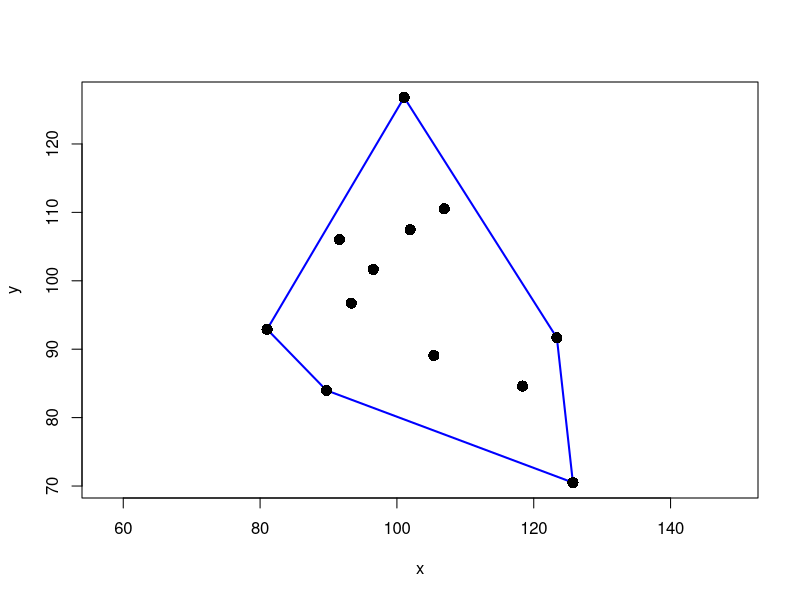
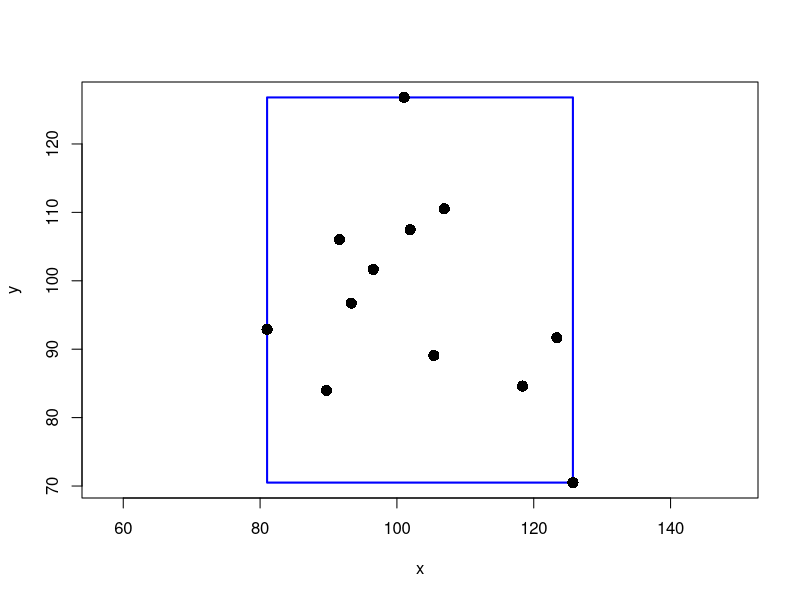
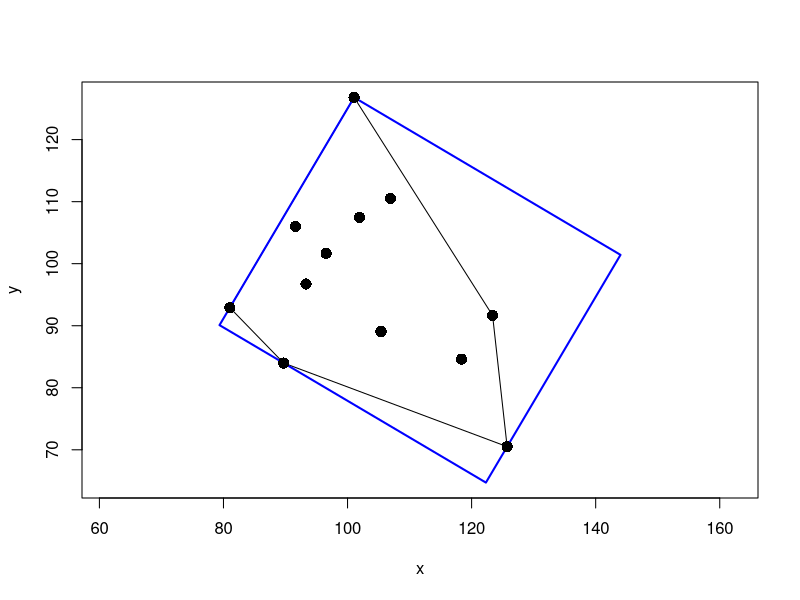
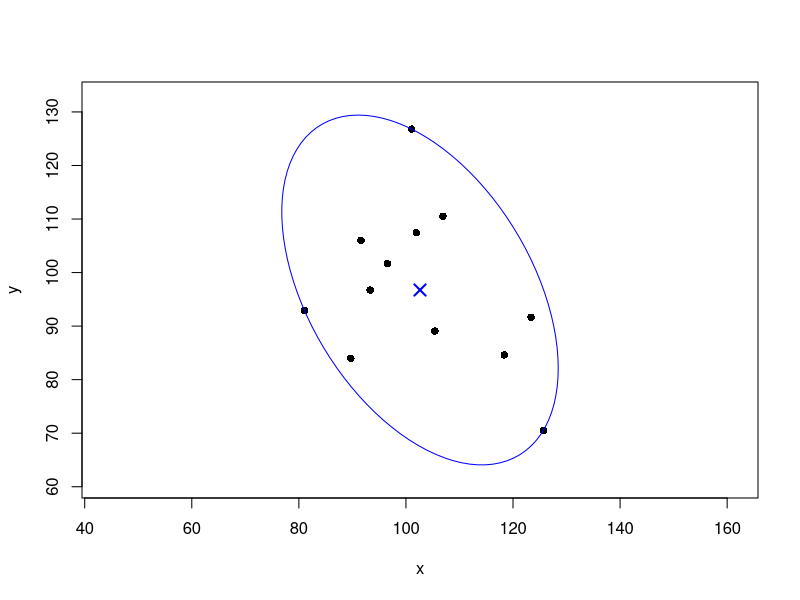
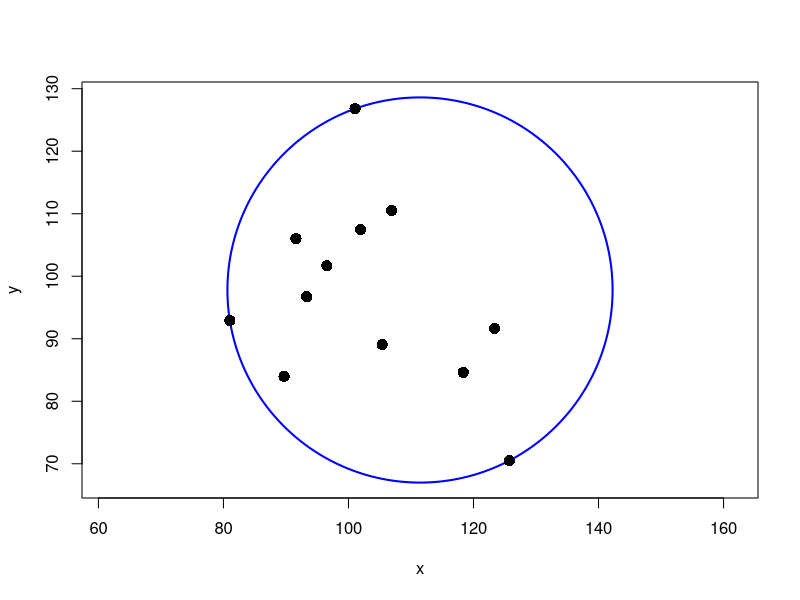

These figures' R source, in order:
## ---- chunk 1
set.seed(123)
xy      <- matrix(rnorm(24, 100, 15), ncol=2)
hullIdx <- chull(xy)
hullIdx
## ---- chunk 2
plot(xy, xlab="x", ylab="y", asp=1, type="n")
polygon(xy[hullIdx, ], border="blue", lwd=2)
points(xy, pch=16, cex=1.5)
## ---- chunk 3
getBoundingBox <- function(xy) {
    stopifnot(is.matrix(xy), is.numeric(xy), nrow(xy) >= 2, ncol(xy) == 2)
    x   <- range(xy[ , 1])
    y   <- range(xy[ , 2])
    pts <- c(xleft=x[1], ybottom=y[1], xright=x[2], ytop=y[2])
    return(list(pts=pts, width=abs(diff(x)), height=abs(diff(y))))
}
## ---- chunk 4
bb <- getBoundingBox(xy)
plot(xy, xlab="x", ylab="y", asp=1, type="n")
rect(bb$pts[1], bb$pts[2], bb$pts[3], bb$pts[4], border="blue", lwd="2")
points(xy, pch=16, cex=1.5)
## ---- chunk 5
bb$width * bb$height
## ---- chunk 6
getMinBBox <- function(xy) {
    stopifnot(is.matrix(xy), is.numeric(xy), nrow(xy) >= 2, ncol(xy) == 2)

    ## rotating calipers algorithm using the convex hull
    H    <- chull(xy)                    # hull indices, vertices ordered clockwise
    n    <- length(H)                    # number of hull vertices
    hull <- xy[H, ]                      # hull vertices

    ## unit basis vectors for all subspaces spanned by the hull edges
    hDir  <- diff(rbind(hull, hull[1,])) # account for circular hull vertices
    hLens <- sqrt(rowSums(hDir^2))       # length of basis vectors
    huDir <- diag(1/hLens) %*% hDir      # scaled to unit length

    ## unit basis vectors for the orthogonal subspaces
    ## rotation by 90 deg -> y' = x, x' = -y
    ouDir <- cbind(-huDir[ , 2], huDir[ , 1])

    ## project hull vertices on the subspaces spanned by the hull edges, and on
    ## the subspaces spanned by their orthogonal complements - in subspace coords
    projMat <- rbind(huDir, ouDir) %*% t(hull)

    ## range of projections and corresponding width/height of bounding rectangle
    rangeH  <- matrix(numeric(n*2), ncol=2)   # hull edge
    rangeO  <- matrix(numeric(n*2), ncol=2)   # orth subspace
    widths  <- numeric(n)
    heights <- numeric(n)
    for(i in seq(along=H)) {
        rangeH[i, ] <- range(projMat[  i, ])
        rangeO[i, ] <- range(projMat[n+i, ])  # orth subspace is in 2nd half
        widths[i]   <- abs(diff(rangeH[i, ]))
        heights[i]  <- abs(diff(rangeO[i, ]))
    }

    ## extreme projections for min-area rect in subspace coordinates
    eMin  <- which.min(widths*heights)   # hull edge leading to minimum-area
    hProj <- rbind(   rangeH[eMin, ], 0)
    oProj <- rbind(0, rangeO[eMin, ])

    ## move projections to rectangle corners
    hPts <- sweep(hProj, 1, oProj[ , 1], "+")
    oPts <- sweep(hProj, 1, oProj[ , 2], "+")

    ## corners in standard coordinates, rows = x,y, columns = corners
    ## in combined (4x2)-matrix: reverse point order to be usable in polygon()
    basis <- cbind(huDir[eMin, ], ouDir[eMin, ])  # basis formed by hull edge and orth
    hCorn <- basis %*% hPts
    oCorn <- basis %*% oPts
    pts   <- t(cbind(hCorn, oCorn[ , c(2, 1)]))

    return(list(pts=pts, width=widths[eMin], height=heights[eMin]))
}
## ---- chunk 7
mbb <- getMinBBox(xy)       ## minimum bounding box
H   <- chull(xy)            ## convex hull

# plot original points, convex hull, and minimum bounding box
plot(xy, xlab="x", ylab="y", asp=1, type="n",
         xlim=range(c(xy[ , 1], mbb$pts[ , 1])),
         ylim=range(c(xy[ , 2], mbb$pts[ , 2])))
polygon(xy[H, ], col=NA)    ## show convex hull
polygon(mbb$pts, border="blue", lwd=2)
points(xy, pch=16, cex=1.5)
## ---- chunk 8
mbb$width * mbb$height      ## box area
## ---- chunk 9
getMinEllipse <- function(xy, tol=0.001, max_iter=1000) {
    stopifnot(is.matrix(xy), is.numeric(xy), nrow(xy) >= 2, ncol(xy) == 2)

    H    <- chull(xy)   # convex hull indices (vertices ordered clockwise)
    hPts <- t(xy[H, ])  # points that make up the convex hull
    p    <- nrow(hPts)  # dimension
    N    <- ncol(hPts)  # number of points on hull
    Q    <- rbind(hPts, rep(1, N))
    iter <- 1           # iteration
    err  <- 1           # remaining error
    u    <- rep(1/N, N)

    # Khachiyan's algorithm
    while((err > tol) && (iter < max_iter)) {
        X         <- Q %*% diag(u) %*% t(Q)
        m         <- diag(t(Q) %*% solve(X) %*% Q)
        maximum   <- max(m)
        j         <- which.max(m)
        step_size <- (maximum - p-1) / ((p+1)*(maximum-1))
        new_u     <- (1 - step_size)*u
        new_u[j]  <- new_u[j] + step_size
        err       <- sqrt(sum((new_u-u)^2))
        iter      <- iter + 1
        u         <- new_u
    }
    
    if(iter >= max_iter) {
        warning(paste("Maximum number of iterations reached. Error is still:", err))
    }
    
    ctr   <- hPts %*% u                # ellipse center
    E     <- (1/p) * solve((hPts %*% diag(u) %*% t(hPts)) - tcrossprod(ctr))
    shape <- solve(E)
    area0 <- pi                        # area unit circle
    area  <- area0 * sqrt(det(shape))  # area ellipse
    rad   <- sqrt(eigen(shape)$values) # length ellipse semi axes

    list(ctr=ctr, shape=shape, area=area, rad=rad)
}
## ---- chunk 10
me     <- getMinEllipse(xy)
CF     <- chol(me$shape, pivot=TRUE)      # Cholesky-factor
CFord  <- order(attr(CF, "pivot"))
angles <- seq(0, 2*pi, length.out=100)    # angles in radians
ell    <- 1 * cbind(cos(angles), sin(angles)) %*% CF[ , CFord]  # ellipse
ellCtr <- sweep(ell, 2, me$ctr, "+")      # move ellipse to center

# determine axis limits so that the ellipse will be visible
xLims <- me$ctr[1] + c(-me$rad[1], me$rad[1])
yLims <- me$ctr[2] + c(-me$rad[1], me$rad[1])

# draw points and ellipse
plot(xy, xlab="x", ylab="y", xlim=xLims, ylim=yLims, asp=1, type="n")
points(xy, pch=16)
points(me$ctr[1], me$ctr[2], pch=4, cex=1.5, lwd=2, col="blue")  # center
polygon(ellCtr, border="blue")         # ellipse
## ---- chunk 11
## assumes that points in xy are already oredered
idCollinear <- function(xy) {
    if(!is.matrix(xy))  { stop("xy must be a matrix") }
    if(!is.numeric(xy)) { stop("xy must be numeric") }
    if(nrow(xy) < 3L)   { stop("xy must have at least 3 points") }
    if(ncol(xy) != 2L)  { stop("xy must have 2 columns") }

    n    <- nrow(xy)
    idx  <- seq_len(n)
    post <- (idx %% n) + 1              # next point in S
    prev <- idx[order(post)]            # previous point in S

    del <- integer(0)
    ## check all sets of 3 consecutive points if they lie in 1D sub-space
    for(i in idx) {
        pts <- rbind(xy[prev[i], ],
                     xy[i, ],
                     xy[post[i], ])
        pts_rank <- qr(scale(pts, center=TRUE, scale=FALSE))$rank
        if(pts_rank < 2L) {
            del[length(del) + 1] <- i
        }
    }

    del
}
## ---- chunk 12
getCircleFrom3 <- function(xy) {
    stopifnot(is.matrix(xy), is.numeric(xy), nrow(xy) == 3, ncol(xy) == 2)

    aa <- xy[1,  ]
    bb <- xy[2,  ]
    cc <- xy[3,  ]
    y  <- xy[ , 2]

    xDeltaA <- bb[1] - aa[1]
    yDeltaA <- bb[2] - aa[2]
    xDeltaB <- cc[1] - bb[1]
    yDeltaB <- cc[2] - bb[2]
    xDeltaC <- cc[1] - aa[1]
    yDeltaC <- cc[2] - aa[2]

    ## check if the points are collinear: qr(xy)$rank == 1, or:
    ## determinant of difference matrix = 0, no need to use det()
    dMat <- rbind(c(xDeltaA, yDeltaA), c(xDeltaB, yDeltaB))
    if(isTRUE(all.equal(dMat[1,1]*dMat[2,2] - dMat[1,2]*dMat[2,1], 0, check.attributes=FALSE))) {
        ## define the circle as the one that's centered between the points
        rangeX <- range(c(aa[1], bb[1], cc[1]))
        rangeY <- range(c(aa[2], bb[2], cc[2]))
        ctr    <- c(rangeX[1] + 0.5*diff(rangeX), rangeY[1] + 0.5*diff(rangeY))
        rad    <- sqrt((0.5*diff(rangeX))^2 + (0.5*diff(rangeY))^2)
    } else {
        rad <- prod(dist(xy)) / (2 * abs(det(cbind(xy, 1))))  # circle radius
        v1  <- rowSums(xy^2)                    # first vector in the numerator
        v2x <- c( xDeltaB, -xDeltaC,  xDeltaA)  # 2nd vector numerator for Mx
        v2y <- c(-yDeltaB,  yDeltaC, -yDeltaA)  # 2nd vector numerator for My
        ctr <- c(t(v1) %*% v2y, t(v1) %*% v2x) / (2 * (t(y) %*% v2x))  # center
    }

    return(list(ctr=ctr, rad=rad))
}

## ---- chunk 13
getMaxRad <- function(xy, S) {
    stopifnot(is.matrix(xy), is.numeric(xy), nrow(xy) >= 2, ncol(xy) == 2)
    stopifnot(is.numeric(S), length(S) >= 2, length(S) <= nrow(xy))

    n    <- length(S)                    # number of points
    Sidx <- seq(along=S)                 # index for points
    rads <- numeric(n)                   # radii for all circles
    post <- (Sidx %% n) + 1              # next point in S
    prev <- Sidx[order(post)]            # previous point in S
    for(i in Sidx) {
        pts     <- rbind(xy[S[prev[i]], ], xy[S[i], ], xy[S[post[i]], ])
        rads[i] <- getCircleFrom3(pts)$rad  # circle radius
    }

    return(which.max(rads))
}
## ---- chunk 14
isBiggerThan90 <- function(xy) {
    stopifnot(is.matrix(xy), is.numeric(xy), nrow(xy) == 3, ncol(xy) == 2)
    d   <- dist(xy)
    dAB <- d[1]
    dAC <- d[2]
    dBC <- d[3]
    return((dAB^2 + dBC^2 - dAC^2) < 0)
}
## ---- chunk 15
getMaxPairDist <- function(xy) {
    stopifnot(is.matrix(xy), is.numeric(xy), ncol(xy) == 2, nrow(xy) >= 2)

    # 2D -> only convex hull is relevant
    H    <- chull(xy)      # convex hull indices (vertices ordered clockwise)
    pts  <- xy[H, ]        # points that make up the convex hull
    N    <- nrow(pts)                      # number of points on hull
    dMat <- dist(pts, method="euclidean")  # distance matrix
    idx  <- which.max(as.matrix(dMat))     # maximum distance
    i    <- (idx-1) %/% N+1                # column -> point 1
    j    <- (idx-1) %%  N+1                # row    -> point 2
    mPts <- H[c(i, j)]                     # rows with max distance
    dst  <- max(dMat)                      # max distance

    return(list(d=dst, idx=mPts))
}
## ---- chunk 16
getMinCircle <- function(xy) {
    stopifnot(is.matrix(xy), is.numeric(xy), nrow(xy) >= 2, ncol(xy) == 2)

    H    <- chull(xy)      # convex hull indices (vertices ordered clockwise)
    hPts <- xy[H, ]        # points that make up the convex hull

    ## remove collinear points on convex hull, if any
    del <- idCollinear(hPts)
    if(length(del) >= 1L) {
        H    <- H[-del]
        hPts <- hPts[-del, ]

        if(length(H) < 2L) {
            stop("less than 2 points left after removing collinear points on convex hull")
        }
    }

    ## min circle may touch convex hull in only two points
    ## if so, it is centered between the hull points with max distance
    maxPD  <- getMaxPairDist(hPts)
    idx    <- maxPD$idx    # index of points with max distance
    rad    <- maxPD$d / 2  # half the distance -> radius
    rangeX <- c(hPts[idx[1], 1], hPts[idx[2], 1])
    rangeY <- c(hPts[idx[1], 2], hPts[idx[2], 2])
    ctr    <- c(rangeX[1] + 0.5*diff(rangeX), rangeY[1] + 0.5*diff(rangeY))

    ## check if circle centered between hPts[pt1Idx, ] and hPts[pt2Idx, ]
    ## contains all points (all distances <= rad)
    dst2ctr <- dist(rbind(ctr, hPts[-idx, ]))      # distances to center
    if(all(as.matrix(dst2ctr)[-1, 1] <= rad)) {    # if all <= rad, we're done
        tri <- rbind(hPts[idx, ], ctr)
        return(getCircleFrom3(tri))
    }

    ## min circle touches hull in three points - Skyum algorithm
    S <- H                               # copy of hull indices that will be changed
    while(length(S) >= 2) {
        n    <- length(S)                # number of remaining hull vertices
        Sidx <- seq(along=S)             # index for vertices
        post <- (Sidx %% n) + 1          # next vertex in S
        prev <- Sidx[order(post)]        # previous vertex in S
        mIdx <- getMaxRad(xy, S)         # idx for maximum radius

        ## triangle where mIdx is vertex B in ABC
        Smax <- rbind(xy[S[prev[mIdx]], ], xy[S[mIdx], ], xy[S[post[mIdx]], ])

        ## if there's only two hull vertices, we're done
        if(n <= 2) { break }

        ## check if angle(ABC) is > 90
        ## if so, eliminate B - if not, we're done
        if(isBiggerThan90(Smax)) { S <- S[-mIdx] } else { break }
    }

    return(getCircleFrom3(Smax))
}
## ---- chunk 17
mc     <- getMinCircle(xy)
angles <- seq(0, 2*pi, length.out=200)
circ   <- cbind(mc$ctr[1] + mc$rad*cos(angles),
                mc$ctr[2] + mc$rad*sin(angles))

# determine axis limits so that the circle will be visible
xLims <- mc$ctr[1] + c(-mc$rad, mc$rad)
yLims <- mc$ctr[2] + c(-mc$rad, mc$rad)
plot(xy, xlab="x", ylab="y", xlim=xLims, ylim=yLims, asp=1, type="n")
lines(circ, col="blue", lwd=2)
points(xy, pch=16, cex=1.5)
